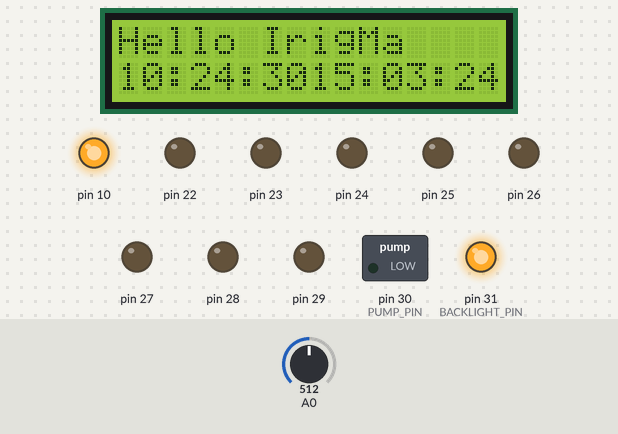
The sketch below on a simulated Arduino Mega 2560, built with avr-gcc and run on an emulated ATmega2560. Shown: 16×2 character LCD, switched loads named in the sketch (green lamp = pin HIGH), output pins drawn as LEDs (lit = HIGH). The test bench sets the inputs (shaded band); at power-on: A0 = 512. The local clock reads 2024-03-15 10:24:30 at power-on unless the sketch sets it; storage starts empty.

Above: at 0.6 s.
At 3.2 s:
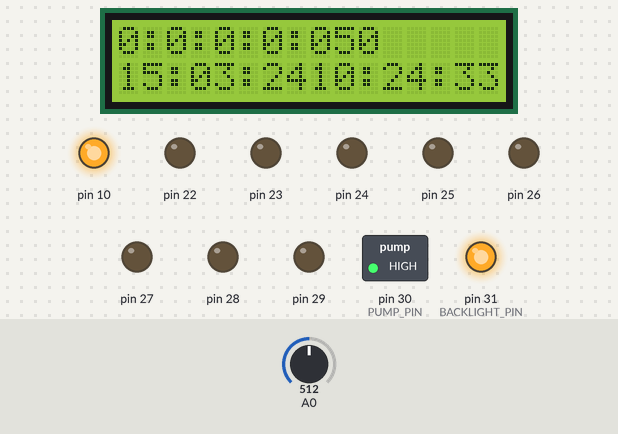
At 20.3 s:
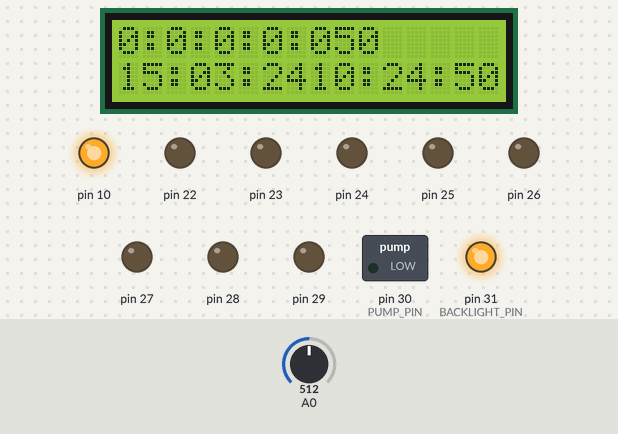
At 38.4 s:
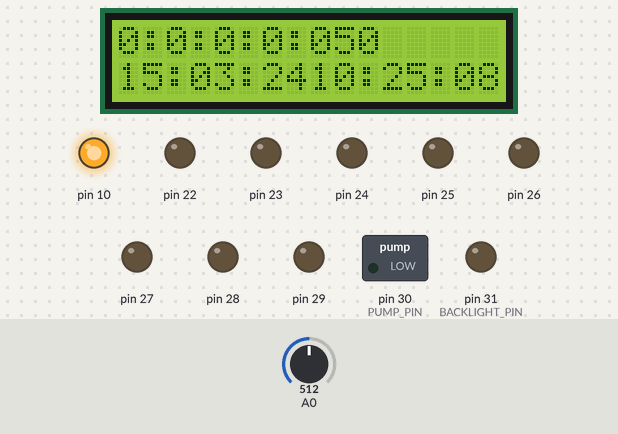
Timing chart, 0 to 39.9 s (numbered marks = the images above):
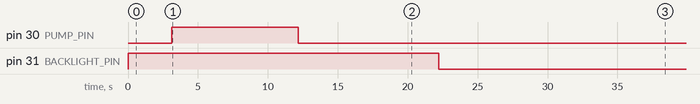

Measured:
- by itself, pin 30 (PUMP_PIN): LOW → HIGH at 3.1 s, → LOW 9.0 s later
- by itself, pin 31 (BACKLIGHT_PIN): HIGH → LOW at 22.2 s
- what the display in image 0 shows lasts 2.5 s, from 0.6 s to 3.1 s
- what the display in image 1 shows lasts 1.0 s, from 3.1 s to 4.1 s

The sketch:

IrigMaLogger2.ino
```cpp
#include <SD.h>
#include <SPI.h>
#include <MoistureSensor.h>
#include <Time.h>
#include <LiquidCrystal.h>
#include <DS1307RTC.h>
#include <Wire.h>

#define BACKLIGHT_PIN 31
#define BACKLIGHT_TIME 20
#define PUMP_PIN 30
#define PUMP_TIME 10
#define INTERVAL 60

boolean backLightOn = true;
boolean pumpOn = false;
boolean waterLog = false;
int backLightCounter = 0;
int pumpCounter = 0;

int moisture[5] = { 0, 0, 0, 0, 0 };
int moistureThreshold = 50;

String time[2];

MoistureSensor sensor1(22, 23, 8);
MoistureSensor sensor2(24, 25, 9);
MoistureSensor sensor3(26, 27, 10);
MoistureSensor sensor4(28, 29, 11);
MoistureSensor sensor5(30, 31, 11);
MoistureSensor sensors[5] = {sensor1, sensor2, sensor3, sensor4, sensor5};

LiquidCrystal lcd(8, 9, 4, 5, 6, 7);
File logFile;

void setup() {
  pinMode(BACKLIGHT_PIN, OUTPUT);
  pinMode(PUMP_PIN, OUTPUT);
  digitalWrite(BACKLIGHT_PIN, HIGH);
  digitalWrite(PUMP_PIN, LOW);

  getTime();
  initSD();

  lcd.begin(16, 2);
  lcd.print("Hello IrigMa");
  lcd.setCursor(0, 1);
  lcd.print(time[0] + time[1]);
  delay(500);
}

void loop() {
  controlMoisture();
  for (int i = 0; i < INTERVAL; i++) {
    getTime();
    lcd.setCursor(0, 1);
    lcd.print(time[1] + time[0]);
    int key = keyPad(analogRead(0));
    if (key == 1) {
      backLightOn = true;
    }
    if (key == 2) {
      pumpOn = true;
      lcd.setCursor(0, 1);
      lcd.print("Manual Watering");
      writeToLog("Manually Giving Water");
    }
    if (key == 5) {
      waterLog = true;
      lcd.setCursor(0, 1);
      lcd.print("External Watering");
    }
    checkTimers();
    delay(1000);
  }
}

void checkTimers() {
  if (backLightOn) {
    backLightCounter = BACKLIGHT_TIME;
    backLightOn = false;
  }
  if (backLightCounter > 0) {
    digitalWrite(BACKLIGHT_PIN, HIGH);
    backLightCounter -= 1;
  }
  if (backLightCounter == 0) digitalWrite(BACKLIGHT_PIN, LOW);

  if (waterLog) {
    waterLog = false;
    writeToLog("Giving Water from external source");
    lcd.setCursor(0, 1);
    lcd.print("External Watering");
  }

  if (pumpOn) {
   pumpOn = false;
   pumpCounter = 10;
   digitalWrite(PUMP_PIN, HIGH);
  }
  if (pumpCounter > 0) pumpCounter--;
  if (pumpCounter == 0) digitalWrite(PUMP_PIN, LOW);
}

int keyPad(int input) {
  if (verifyKeyPad(input, 0)) {
    return 1;
  } if (verifyKeyPad(input, 131)) {
    return 2;
  } if (verifyKeyPad(input, 309)) {
    return 3;
  } if (verifyKeyPad(input, 481)) {
    return 4;
  } if (verifyKeyPad(input, 722)) {
    return 5;
  } else {
    return 0;
  }
}

void getMoisture(MoistureSensor sensors[]) {
  int numberOfSensors = sizeof(sensors) / sizeof(MoistureSensor);
  //to be tested

  for (int i = 0; i < numberOfSensors; i++)sensors[i].setCurrent(false);
  delay(1000);
  for (int i = 0; i < numberOfSensors; i++)moisture[i + 1] =1023 - sensors[i].checkMoisture();
  for (int i = 0; i < numberOfSensors; i++)sensors[i].setCurrent(true);
  delay(1000);
  for (int i = 0; i < numberOfSensors; i++)moisture[i + 1] += sensors[i].checkMoisture();
  for (int i = 0; i < numberOfSensors; i++)moisture[i + 1] = moisture[i + 1] / 20.48;
  for (int i = 0; i < numberOfSensors; i++)sensors[i].sleep();
}

void controlMoisture() {
  getTime();
  getMoisture(sensors);
  moisture[0] = moisture[1] + moisture[2] + moisture[3] + moisture[4];
  moisture[0] = moisture[0] / 4;
  writeLog();
  lcd.clear();
  lcd.setCursor(0, 0);
  lcd.print(String(moisture[0]) + ":" + String(moisture[1]) + ":" + String(moisture[2]) + ":" + String(moisture[3]) + ":" + String(moisture[4]) + String(moistureThreshold));
  lcd.setCursor(0, 1);
  lcd.print(time[1] + time[0]);
  if (moisture[0] <= moistureThreshold) giveWater();
}

void giveWater() {
  pumpOn = true;
}

String getTime() {
  time[0] = "";
  time[1] = "";
  tmElements_t tm;
  setTime(tm.Hour, tm.Minute, tm.Second, tm.Day, tm.Month, tmYearToCalendar(tm.Year));
  if (RTC.read(tm)) {
    time[0] += digits(tm.Hour);
    time[0] += ':';
    time[0] += digits(tm.Minute);
    time[0] += ':';
    time[0] += digits(tm.Second);
    time[1] += digits(tm.Day);
    time[1] += ':';
    time[1] += digits(tm.Month);
    time[1] += ':';
    time[1] += String(tmYearToCalendar(tm.Year)).substring(2);
    return time[0] + ":" + time[1];
  } else {
    if (RTC.chipPresent()) {
      return "Please set Time!";
    } else {
      return "DS1307 read error!";
    }
  }
}

String digits(int input) {
  if (input <= 9) return "0" + String(input);
  else return String(input);
}

void writeLog()
{
  String logName = time[1] + ".log";
  logName.replace(":", "_");
  char __dataFileName[logName.length() + 1];
  logName.toCharArray(__dataFileName, sizeof(__dataFileName));
  logFile = SD.open(__dataFileName, FILE_WRITE);
  if (logFile) {
    logFile.println(time[0] + " " + String(moisture[1]) + ":" + String(moisture[2]) + ":" + String(moisture[3]) + ":" + String(moisture[4]));
    logFile.close();
  } else {
    lcd.setCursor(0, 1);
    lcd.print("SD Error");
  }
}

void writeToLog(String message) {
  getTime();
  String logName = time[1] + ".log";
  logName.replace(":", "_");
  char __dataFileName[logName.length() + 1];
  logName.toCharArray(__dataFileName, sizeof(__dataFileName));
  logFile = SD.open(__dataFileName, FILE_WRITE);
  if (logFile) {
    logFile.println(time[0] + " j" + message);
    logFile.close();
  } else {
    lcd.setCursor(0, 1);
    lcd.print("SD Error");
  }
}

void initSD() {
  lcd.print("SD Init");
  pinMode(10, OUTPUT);
  while (!SD.begin(10, 11, 12, 13)) {
    lcd.setCursor(0, 0);
    lcd.println("Insert SD Card");
  }
  lcd.setCursor(0, 0);
  lcd.println("SD Init Done");
  delay(500);
  lcd.clear();
}

boolean verifyKeyPad(int input, int compare) {
  int range = 5;
  if (input >= compare - range && input <= compare + range) {
    return true;
  } else {
    return false;
  }
}
```
